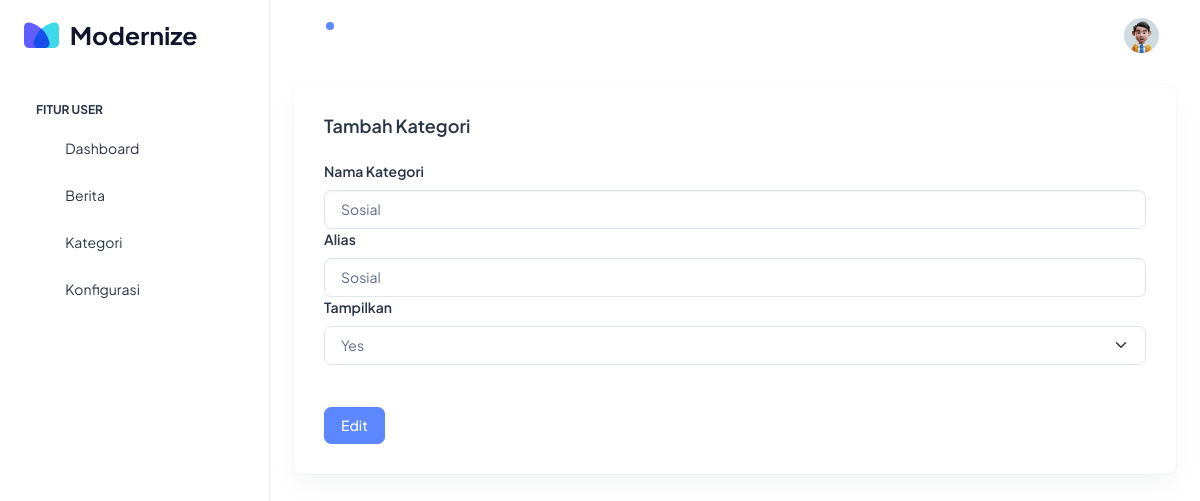
Page /admin/kategori/edit.php?id=4 (signed in) on the committed database.
### tables this page shows
CREATE TABLE `kategori` (
  `ID` int(11) NOT NULL,
  `kategori` varchar(100) NOT NULL,
  `alias` varchar(50) NOT NULL,
  `terbit` varchar(1) NOT NULL
);

### admin/kategori/edit.php (the view, shortened to what this page needs)
<?php
global $connect;
if (isset($_GET['id'])) {
    $id = $_GET['id'];
    $sql2 = "SELECT * FROM kategori WHERE ID = '$id'";
    $result2 = mysqli_query($connect, $sql2);
    $row2 = mysqli_fetch_assoc($result2);
    $kategori2 = $row2['kategori'];
    $alias2 = $row2['alias'];
    $terbit2 = $row2['terbit'];
}
include ('../layout/header.php');
?>
<form class="text-left" action="" method="POST">
    <h5 class="card-title fw-semibold mb-4">Tambah Kategori</h5>
    <div class="form-group">
        <label class="form-label">Nama Kategori</label>
        <input type="text" name="kategori" class="form-control col-6" value="<?= $kategori2; ?>" required>
        <label class="form-label">Alias</label>
        <input type="text" name="alias" class="form-control col-6" value="<?= $alias2; ?>" required>
        <label class="form-label">Tampilkan</label>
        <br>
        <select class="form-select col-1" name="terbit">
            <option value="1" <?php if ($terbit2 == 1) {
                echo 'selected';
            } ?>>
                Yes
            </option>
        </select>
        <br>
        <br>
        <button type="submit" class="btn btn-primary" name="edit_kategori">
            Edit
        </button>
    </div>
</form>
<?php
include("../layout/footer.php");
?>

### rows in the picture
kategori: kategori "Sosial", alias "Sosial", terbit "Yes"
